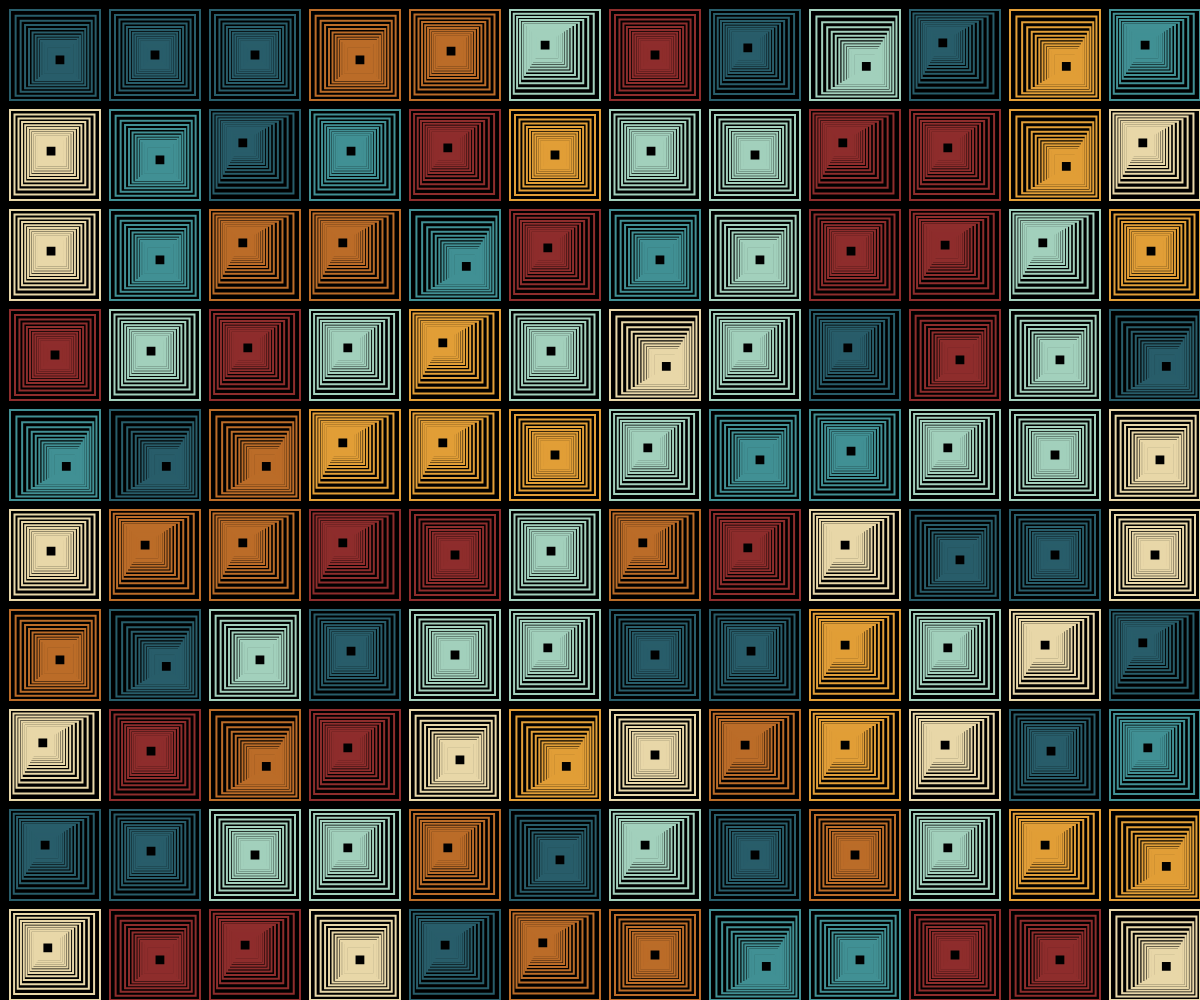
Frame 1 (no input)
Frame 60 (no input): identical to frame 1, image omitted
Frame 120 (the mouse pressed at the canvas centre since frame 60): identical to frame 1, image omitted

The p5.js sketch that drew this single still picture (run headless with seeded random() and noise() and a simulated clock; from frame 60 on, the mouse is pressed at the canvas centre):

// p5.js sketch
// ── sketch.js
let nrows;
let ncols;
let WIDTH;
let HEIGHT;
let maxwidth ;
let maxheight ;
let my_colors = ['#8E2D2C', '#BB6C28', '#E19E37', '#419094', '#A2D0BC', '#285D6A', '#E8D7A8' ]

var num=0;
function setup() {
  WIDTH = windowWidth;
  HEIGHT = windowHeight;
  print(WIDTH, HEIGHT)
  // maxwidth = (WIDTH - 10 * (nro/ols+1))/ncols;
  maxwidth = 90;
  maxheight = 90;
  nrows = int((WIDTH - 10)/(maxwidth+10))+1;
  ncols = int((HEIGHT - 10)/(maxheight+10))+1;
  print(ncols, nrows)
  createCanvas(WIDTH, HEIGHT);
  background(0);
  fill(0);
  down = 0;
  for(let i=0;i<ncols;i++){
    
    right = 0;
    for(let j=0;j<nrows;j++){
      print(i,j,down, right)
      num = int(random(0, 7));
      hole_num = int(random(0, 7));
      my_rect(right+10,down+10,maxwidth,maxheight, num, hole_num); 
      right = right + maxwidth +10;
    }
    down = down + maxwidth +10;
  }
}

function draw() {
  
}

function my_rect(x,y,width, height, num, hole_num){ 
  if(width < 10){
    return;
  }
  strokeWeight(2);
  stroke(my_colors[num]);
  rect(x,y,width,height);
  my_rect(x+ width/(2*hole_num+14), y+ width/(2*hole_num+14),width*8/9, height*8/9, num, hole_num);
}
